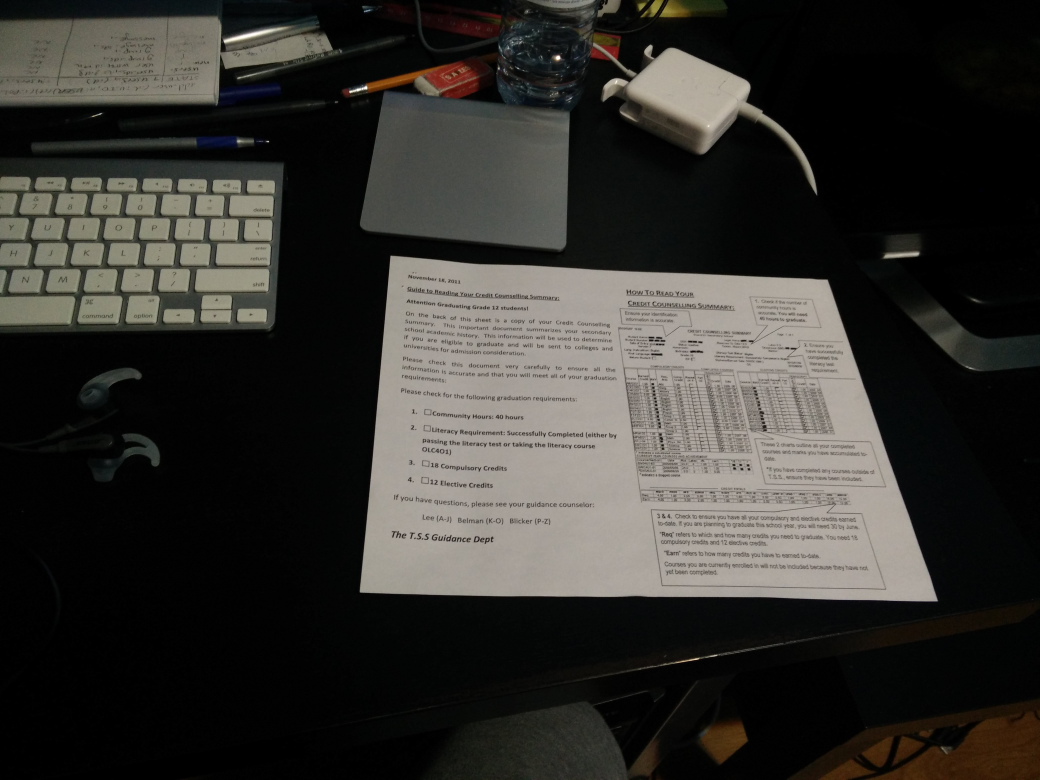
#> input picture images/landscape.jpg, 4160 x 3120 px (shown at 1/4 size)
$ python document_scanner.py   (older library calls are emulated)
#> lines starting #> are read from the running program, lines starting #| are printed output that depends on the picture; after the words box and inside, x2 and y2 are one past the last pixel; in counts of white or black regions, pixels touching at a corner belong together
#> in main, image is the input picture: shape (3120, 4160, 3); mean B, G, R 46.5, 50.3, 51.9
#> in create_edge_image, `edged = cv2.Canny(gray, 75, 200)`:
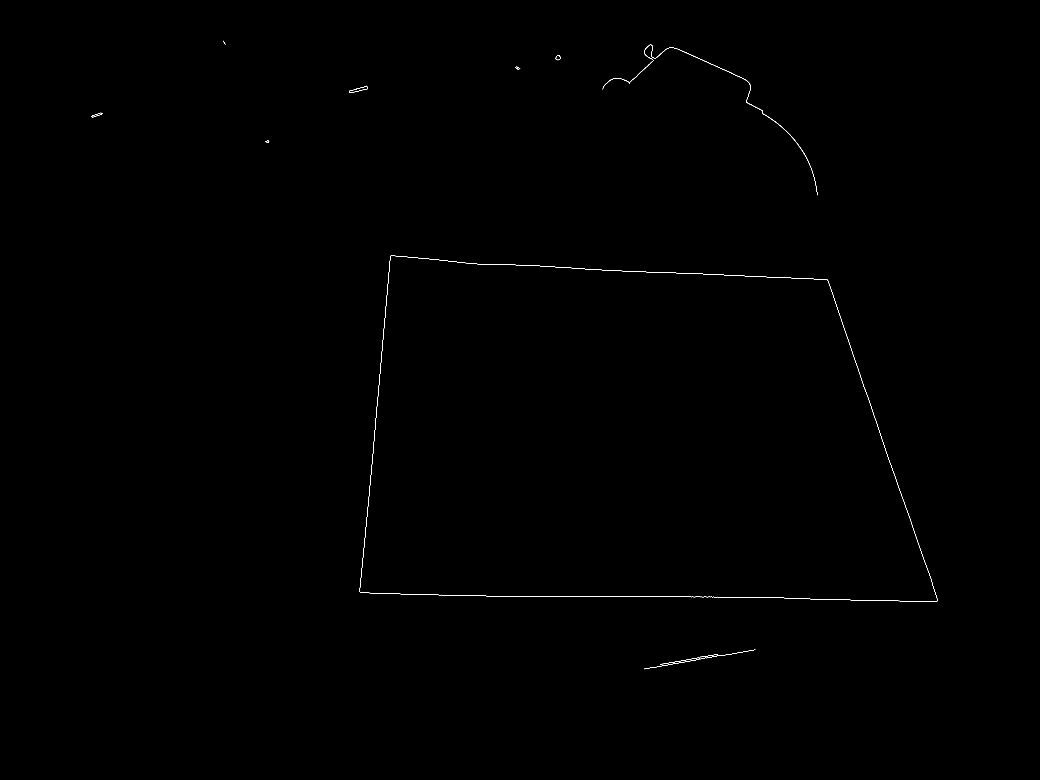
#> edged: shape (3120, 4160) (shown at 1/4 size); 0.07% white in thin lines or dots, all inside (x1, y1, x2, y2) = (364, 163, 3751, 2677)
#> in find_contours_from_threshold, `ret, thresh = cv2.threshold(gray, 127, 255, 0)`:
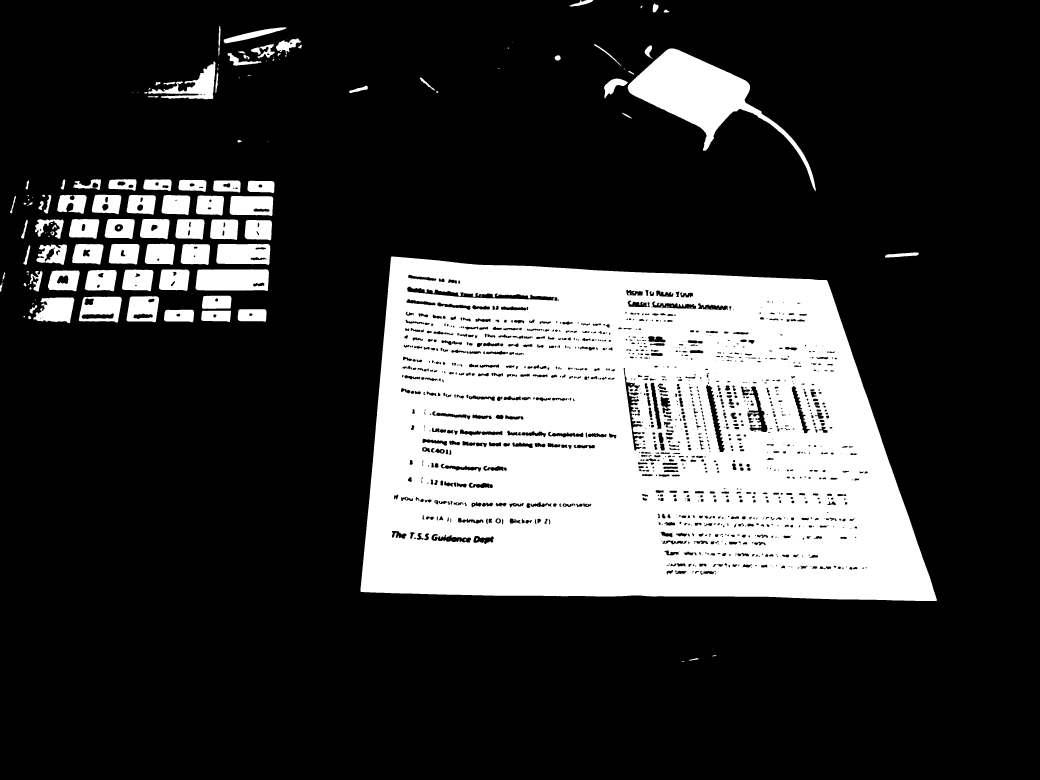
#> thresh: shape (3120, 4160) (shown at 1/4 size); 22.3% white; 184 white regions (60 under 20 px)
#> in find_contours_from_threshold, `im2, contours, hierarchy = cv2.findContours(thresh, cv2.RETR_TREE, cv2..`: contours = 1449 contours, 274 with area under 20; largest, box (x1, y1, x2, y2) and area: (1442, 1026, 3748, 2404) 2634645, (2511, 194, 3263, 765) 103754, (782, 1077, 1076, 1164) 23721, (865, 976, 1081, 1060) 16510, (315, 1187, 487, 1291) 15119
#> in largest_contour, `l = len(contour_list)`: l = 1449
#> in largest_contour, `max_index = x.argmax()`: max_index = 48
#> in scan_page, `page_contour = largest_contour(contours)`: page_contour = contour of 1429 points, box (x1, y1, x2, y2) (1442, 1026, 3748, 2404), area 2634645
#> in find_corners_from_contours, `epsilon = 0.00001 * cv2.arcLength(page_contour, True)`: epsilon = 0.0696
### src/rdp.py
import math
import numpy as np


def perpendicular_distance(p, p1, p2):
    if p1[0] == p2[0]:
        result = abs(p[0] - p1[0])
    else:
        slope = (p2[1] - p1[1])/(p2[0] - p1[0])
        intercept = p1[1] - (slope * p1[0])
        result = abs(slope * p[0] - p[1] + intercept)/ math.sqrt(math.pow(slope, 2) + 1)
    return result


# [25 lines left out: function find_farthest, not called in this run]


def rdp(contour, epsilon):
#> called with contour = array of shape (1429, 1, 2), epsilon = 0.0696
    first = contour[0][0]
#> first = [1565, 1026]
    # largest = find_farthest(contour, epsilon)
    # last = contour[largest][0]
    last = contour[len(contour) -1][0]
#> last = [1575, 1026]
    if len(contour) < 3:
        return contour
    index = -1
    dist = 0
    for i in range(1, len(contour) -1):
        c_dist = perpendicular_distance(contour[i][0], first, last)
        if c_dist > dist:
            dist = c_dist
            index = i
#> this loop made 1427 passes
#> (result in perpendicular_distance, c_dist, dist) on passes 1 to 8: (1, 1, 1), (2, 2, 2), (7, 7, 7), (8, 8, 8), (17, 17, 17), (18, 18, 18), (27, 27, 27), (28, 28, 28)
#> after the loop, dist = 1377; index = 348
    if dist > epsilon:
        sub1 = contour[:index+1]
#> sub1 = contour of 349 points, box (x1, y1, x2, y2) (1442, 1026, 3662, 2404), area 1489452
        sub2 = contour[index:]
#> sub2 = contour of 1081 points, box (x1, y1, x2, y2) (1575, 1026, 3748, 2404), area 1138308
        res1 = rdp(sub1, epsilon)
#> the loop in rdp (call 2), `for i in range(1, len(contour) -1):` made 347 passes
#> (result in perpendicular_distance, c_dist, dist) on passes 1 to 8: (0.836, 0.836, 0.836), (2.22, 2.22, 2.22), (6.4, 6.4, 6.4), (7.78, 7.78, 7.78), (15.31, 15.31, 15.31), (16.69, 16.69, 16.69), (24.21, 24.21, 24.21), (25.6, 25.6, 25.6)
        res2 = rdp(sub2, epsilon)
        result = np.concatenate((res1[:len(res1)], res2), axis=0)
        return result
    else:
        return np.array([contour[0], contour[len(contour)-1]])

### src/contour_corner_detection.py
import cv2
import numpy as np
from sort_points import find_intersections

resize_display = True

def create_edge_image(image):
    """Take in an image and return a gray scale and edge image. Return an image with the most prominent edges"""

    gray = cv2.cvtColor(image, cv2.COLOR_BGR2GRAY)      # Convert to grayscale
    gray = cv2.GaussianBlur(gray, (15, 15), 0)          # Apply gaussian to remove noise
    edged = cv2.Canny(gray, 75, 200)                    # Use Canny edge detection to find the edges

    cv2.namedWindow('Image', cv2.WINDOW_NORMAL)
    cv2.imshow("Image", image)
    cv2.namedWindow('Edged', cv2.WINDOW_NORMAL)
    cv2.imshow("Edged", edged)

    return gray, edged


def hough_transform(image, contour):
    import numpy as np

    gray, edge = create_edge_image(image)
    contour = np.squeeze(contour)

    height, width = edge.shape
    max_distance = int(np.sqrt(height ** 2 + width ** 2))
    rhos = np.arange(-max_distance, max_distance)
    thetas = np.deg2rad(np.arange(-90+25, 90+25))

    cos_t = np.cos(thetas)
    sin_t = np.sin(thetas)
    num_thetas = len(thetas)

    accumulator = np.zeros((len(rhos), len(thetas)))
    x_coord, y_coord = np.split(contour, 2, 1)   # np.nonzero(edge)

    for i in range(len(y_coord)):
        x = x_coord[i]
        y = y_coord[i]

        for t_coord in range(num_thetas):
            # Calculate rho. diag_len is added for a positive index
            rho = int(x * cos_t[t_coord] + y * sin_t[t_coord]) + max_distance
            accumulator[rho, t_coord] += 1

    # accumulator = np.log(accumulator + 1)
    # accumulator *= 255.0 / accumulator.max()
    # accumulator = scipy.misc.imresize(accumulator, (500, 500))

    return accumulator, thetas, rhos


def erase_max(h, c):

    x_1 = 70
    y_1 = 150

    for i in range(-y_1 + c[0], y_1 + c[0]):
        for j in range(-x_1 + c[1], x_1 + c[1]):
            if i >= 0 and i < h.shape[0] and j >= 0 and j < h.shape[1]:
                h[i][j] = 0

    return h


def draw_four_lines(img, contour):
    from numpy import sin, cos

    height, width, _ = img.shape
    h, thetas, rhos = hough_transform(img, contour)

    lines = []
    for i in range(0,4):
        c = np.squeeze(np.where(h == h.max()))

        if len(c.shape) > 1:
            b = np.array((1,2))
            b[0] = c[0][0]
            b[1] = c[1][0]
            c = b
        rho = rhos[c[0]]
        theta = thetas[c[1]]

        x1 = 0
        y1 = int(rho / sin(theta))
        y2 = 0
        x2 = int(rho / cos(theta))

        if y1 >= height or y1 < 0:
            x1 = width - 1
            y1 = int((rho - x1 * cos(theta)) / sin(theta))
        if x2 >= width or x2 < 0:
            y2 = height - 1
            x2 = int((rho - y2 * sin(theta)) / cos(theta))
        if y1 >= height or y1 < 0:
            y1 = height - 1
            x1 = int((rho - y1 * sin(theta)) / cos(theta))
        if x2 >= width or x2 < 0:
            x2 = width - 1
            y2 = int((rho - x2 * cos(theta)) / sin(theta))
        lines.append([x1, y1, x2, y2])
        print x1, y1, x2, y2 # , 'i\'ve worked', i+1, 'times'
        cv2.line(img, (x1, y1), (x2, y2), (0, 255, 0), 3)
        h = erase_max(h, c)
#> this loop made 4 passes
#| 3994 3119 2920 0
#| 1379 3119 1652 0
#| 3950 3119 3056 0
#| 0 857 4159 1294

    return img, lines

# [29 lines left out: function main, not called in this run]

    # p.imshow(i1mg)
    # p.figure()

# [2 lines that do not run on import are left out]

### src/sort_points.py
import math


class SortPoints:

    # [4 lines left out: function __init__, not called in this run]

    def sort_clockwise(self, points):
        self.centre_point = self.get_center_of_points(points)
        return sorted(points, cmp=self.is_less)

    # [40 lines left out: functions is_less, get_center_of_points, find_perpendicular, not called in this run]


def line(p1, p2):
    A = (p1[1] - p2[1])
    B = (p2[0] - p1[0])
    C = (p1[0]*p2[1] - p2[0]*p1[1])
    return A, B, -C


def intersection(L1, L2):
    D = L1[0] * L2[1] - L1[1] * L2[0]
    Dx = L1[2] * L2[1] - L1[1] * L2[2]
    Dy = L1[0] * L2[2] - L1[2] * L2[0]
    if D != 0:
        x = Dx / D
        y = Dy / D
        return x, y
    else:
        return False, False


def find_intersections(lines, shape):

#> called with shape = (3120, 4160, 3)
    intercepts = []
    for i in range(0, len(lines)):
        for j in range(i + 1, len(lines)):
            line1 = line(lines[i][:2], lines[i][2:])
            line2 = line(lines[j][:2], lines[j][2:])
            x, y = intersection(line1, line2)
            if type(x) != bool and x >= 0 and y >= 0 and x <= shape[1] - 1 and y <= shape[0] -1:
                intercepts.append([x, y])
#> the loop in scan_page, `for pt in corners:` made 4 passes
#> pt on passes 1 to 4: [3731.5, 2356.6], [3335.8, 1207.5], [1562.6, 1021.2], [3404.2, 1214.7]
    return intercepts

### src/transform.py
import cv2
import numpy as np


def order_points(pts):
    """Take the four corner points and return a rectangle that fits the point values in order
        from top left, top right, bottom right, bottom left"""

    rect = np.zeros((4, 2), dtype="float32")

    point_sum = pts.sum(axis=1)

    rect[0] = pts[np.argmin(point_sum)]     # Point with smallest sum is the top left point
    rect[2] = pts[np.argmax(point_sum)]     # Point with largest sum is the bottom right point

    point_diff = np.diff(pts, axis=1)

    rect[1] = pts[np.argmin(point_diff)]    # Top write point will have smallest difference
    rect[3] = pts[np.argmax(point_diff)]    # Bottom left point will have largest difference

    return rect


def four_point_transform(image, pts):
    """Compute the rectangle dimensions of a birds eye view of the document and do a perspective transform
        on the image to cut out everything outside the document boundaries."""

    rect = order_points(pts)
    (tl, tr, br, bl) = rect

    # Compute width of new image, where we compare the distance between tl/tr and br/bl and choose the max
    width_a = np.sqrt(((br[0] - bl[0]) ** 2) + ((br[1] - bl[1]) ** 2))
    width_b = np.sqrt(((tr[0] - tl[0]) ** 2) + ((tr[1] - tl[1]) ** 2))
    max_width = max(int(width_a), int(width_b))
    max_width = int(max_width + 0.5)
    # Compute height of new image, where we compare the distance between tl/bl and tr/br and choose the max
    height_a = np.sqrt(((tr[0] - br[0]) ** 2) + ((tr[1] - br[1]) ** 2))
    height_b = np.sqrt(((tl[0] - bl[0]) ** 2) + ((tl[1] - bl[1]) ** 2))
    max_height = max(int(height_a), int(height_b))
    max_height = int(max_height + 0.5)
    # Create the dimension of a new image with the points specified top left, top right, bottom right, bottom left
    dst = np.array([
        [0, 0],
        [max_width - 1, 0],
        [max_width - 1, max_height - 1],
        [0, max_height - 1]], dtype = "float32")

    # Compute the perspective transform matrix and then apply it
    perspective_matrix = cv2.getPerspectiveTransform(rect, dst)
    warped = cv2.warpPerspective(image, perspective_matrix, (max_width, max_height))
    return warped

### src/adaptive_thresholding.py
import cv2
import numpy as np


def adaptive_threshold(img, type='adaptive'):
    if type == 'mean':
        return _mean_thresholding(img)
    elif type == 'adaptive':
        return _least_squares_thresholding(img)
    else:
        print("Not a valid thresholding type")


# [4 lines left out: function _mean_thresholding, not called in this run]


def _least_squares_thresholding(img):
    """Want to find the parameters a, b, c such that it minimizes the error for the linear system:
        a + bi + cj - I[i,j] = 0
        To solve for the unknowns create a matrix:

        | a_11 a_12 a_13 | |a|   |b_1|
        | a_21 a_22 a_23 | |b| = |b_2|
        | a_31 a_32 a_33 | |c|   |b_3|

        """

    height, width = img.shape[0], img.shape[1]
    a_11 = float(height * width)
    a_12 = a_13 = a_21 = a_22 = a_23 = a_31 = a_32 = a_33 = 0.0
    b_1 = b_2 = b_3 = 0.0

    a_21 = a_12 = float(height*(height + 1)/2) * width
    a_22 = float(height * (height + 1) * (2*height + 1)/6) * width

    a_31 = a_13 = float(width*(width + 1)/2) * height
    a_33 = float(width * (width + 1) * (2*width + 1)/6) * height
    a_32 = a_23 = float((height*(height + 1)/2) * (width*(width + 1)/2))

    b_1 = float(cv2.sumElems(img)[0])

    i_matrix = np.dot(np.arange(1, height+1).reshape(height, 1), np.ones((1, width)))
    j_matrix = np.dot(np.ones((height, 1)), np.arange(1, width + 1).reshape(1, width))
    b_2 = cv2.sumElems(np.multiply(i_matrix, img))[0]
    b_3 = cv2.sumElems(np.multiply(j_matrix, img))[0]
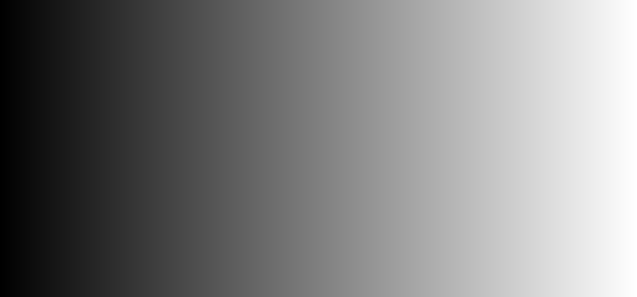
#> j_matrix: shape (1187, 2546) float64 (shown at 1/4 size); min 1, max 2546, mean 1273.5; drawn with min black and max white

    matrix = np.array([[a_11, a_12, a_13], [a_21, a_22, a_23], [a_31, a_32, a_33]])
    answer = np.array([b_1, b_2, b_3])

    unknowns = np.linalg.solve(matrix, answer)

    first = np.dot((unknowns[1] * np.arange(1, height + 1)).reshape(height, 1), np.ones((1, width)))
    second = np.dot(np.ones((height, 1)), (unknowns[2] * np.arange(1, width+1)).reshape(1, width))
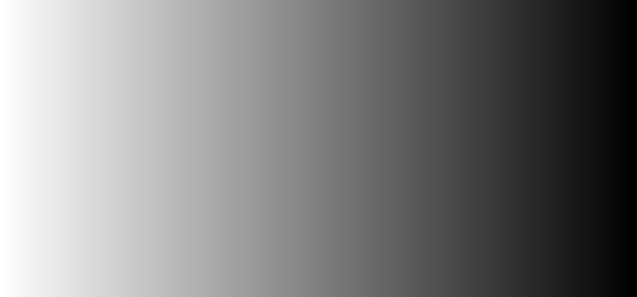
#> second: shape (1187, 2546) float64 (shown at 1/4 size); min -0.0968, max -3.8e-05, mean -0.0484; drawn with min black and max white
    fitted_img = unknowns[0] + np.add(first, second)

    final_img = cv2.absdiff(img + 235, fitted_img.astype(np.uint8))
    final_img = 255 - final_img
    ret, final_img = cv2.threshold(final_img, 215, 255, cv2.THRESH_BINARY)
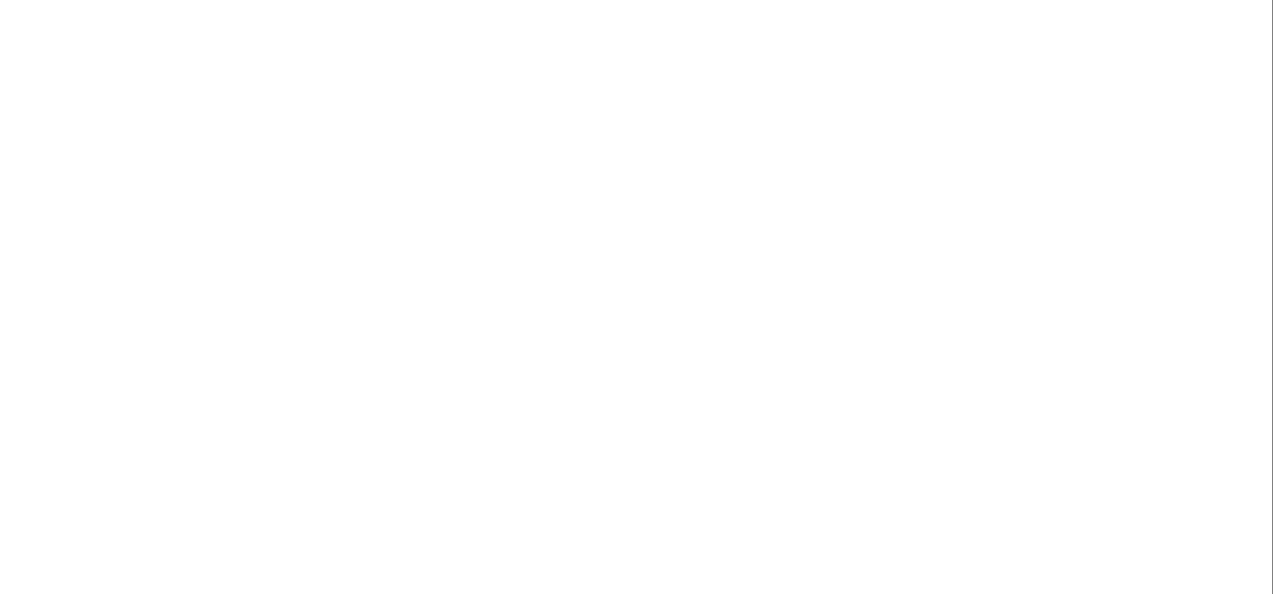
#> final_img: shape (1187, 2546) (shown at 1/2 size); 100% white; black in thin lines or dots, all inside (x1, y1, x2, y2) = (2545, 0, 2546, 1187)
    return final_img


# [27 lines left out: function main, not called in this run]


# [2 lines that do not run on import are left out]

### src/document_scanner.py
from adaptive_thresholding import adaptive_threshold
import cv2
import numpy as np
import transform
from rdp import rdp
from contour_corner_detection import draw_four_lines, find_intersections

resize_display = False

def create_edge_image(image):
    """Take in an image and return a gray scale and edge image. Return an image with the most prominent edges"""

    gray = cv2.cvtColor(image, cv2.COLOR_BGR2GRAY)      # Convert to grayscale
    gray = cv2.GaussianBlur(gray, (15, 15), 0)          # Apply gaussian to remove noise
    edged = cv2.Canny(gray, 75, 200)                    # Use Canny edge detection to find the edges

    cv2.namedWindow('Image', cv2.WINDOW_NORMAL)
    cv2.imshow("Image", image)
    cv2.namedWindow('Edged', cv2.WINDOW_NORMAL)
    cv2.imshow("Edged", edged)

    return gray, edged


def find_contours_from_threshold(gray):
    """Use a binary thresholding approach to find the contours of an image.
        In this application, the most important contours are the page edges"""

    ret, thresh = cv2.threshold(gray, 127, 255, 0)
    cv2.namedWindow('thresh', cv2.WINDOW_NORMAL)
    cv2.imshow('thresh', thresh)
    im2, contours, hierarchy = cv2.findContours(thresh, cv2.RETR_TREE, cv2.CHAIN_APPROX_SIMPLE)
    return contours


def largest_contour(contour_list):
    """Returns the contour with the largest area within a list of contours"""

    l = len(contour_list)
    x = np.zeros([1, l])

    for i in range(0, l):
        x[0][i] = cv2.contourArea(contour_list[i])

    max_index = x.argmax()
    return contour_list[max_index]


def find_corners_from_contours(page_contour):
    """Analyze the largest contour of the image and return the four corners of the document in the image"""

    # epsilon = 0.1 * cv2.arcLength(page_contour, True)
    epsilon = 0.00001 * cv2.arcLength(page_contour, True)
    page_approx = rdp(page_contour, epsilon)
    # page_approx = cv2.approxPolyDP(page_contour, epsilon, True)
    return page_approx.sum(axis=1), page_approx


def scan_page(image):
    """Takes an image input that has a document in it and return a birds eye view, high contrast scan of the document"""

    gray, edged = create_edge_image(image)

    contours = find_contours_from_threshold(gray)

    # This code assumes that the largest contour will contain the document of interest
    page_contour = largest_contour(contours)

    # Approximate corners, perspective project and threshold the image
    points, page_approx = find_corners_from_contours(page_contour)

    img, lines = draw_four_lines(image.copy(), page_contour)
    corners = find_intersections(lines, img.shape)

    # Add the contour onto original image and show it
    # cv2.drawContours(img, page_approx, -1, (0, 255, 0), 20)
    # cv2.namedWindow('Corners', cv2.WINDOW_NORMAL)
    for pt in corners:
        cv2.circle(img, (pt[0], pt[1]), 15, (0, 255, 0), -1)
        cv2.namedWindow('Corners2', cv2.WINDOW_NORMAL)

    if resize_display:
        cv2.imshow('Corners2', cv2.resize(img, (560, 710)))
    else:
        cv2.imshow('Corners2', img)
    cv2.imwrite('../../Desktop/bad_corners.jpg', img)
    # cv2.imshow('Corners', cv2.resize(img.copy(), (560, 710)))

    # Apply a perspective transform to the document
    warped = transform.four_point_transform(image, np.array(corners))

    gray = cv2.cvtColor(warped, cv2.COLOR_BGR2GRAY)
    cv2.namedWindow('warped', cv2.WINDOW_NORMAL)
    cv2.imshow('warped', warped)

    # Apply an adaptive threshold on the image to remove contrasting shadows
    scanned_doc = adaptive_threshold(gray, type='adaptive')
    cv2.namedWindow('Scanned Document', cv2.WINDOW_NORMAL)
    if resize_display:
        cv2.imshow('Scanned Document', cv2.resize(scanned_doc.copy(), (560, 710)))
    else:
        cv2.imshow('Scanned Document', scanned_doc)

    # Press "q" to close windows and end program
    while True:
        if cv2.waitKey(1) & 0xFF == ord('q'):
#> (key q is pressed here)
            break
    cv2.destroyAllWindows()

    return scanned_doc


def main():
    # [7 lines of commented-out code are left out]
    image = cv2.imread('../images/landscape.jpg')

    scanned_doc = scan_page(image)

    # [13 lines of commented-out code are left out]

if __name__ == "__main__":
    main()
